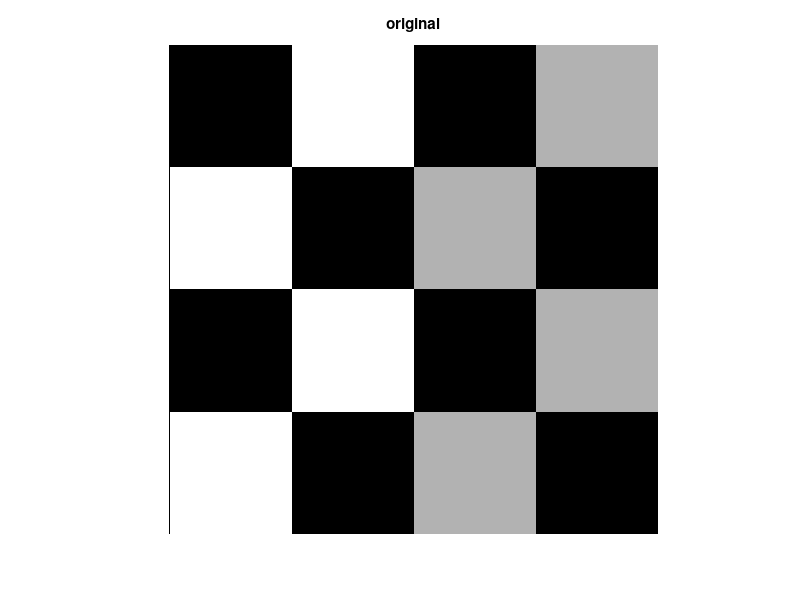
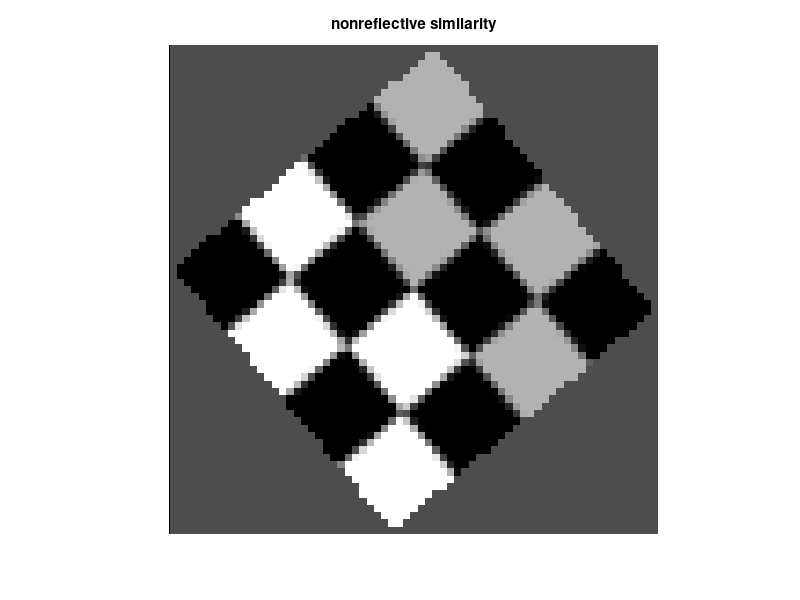
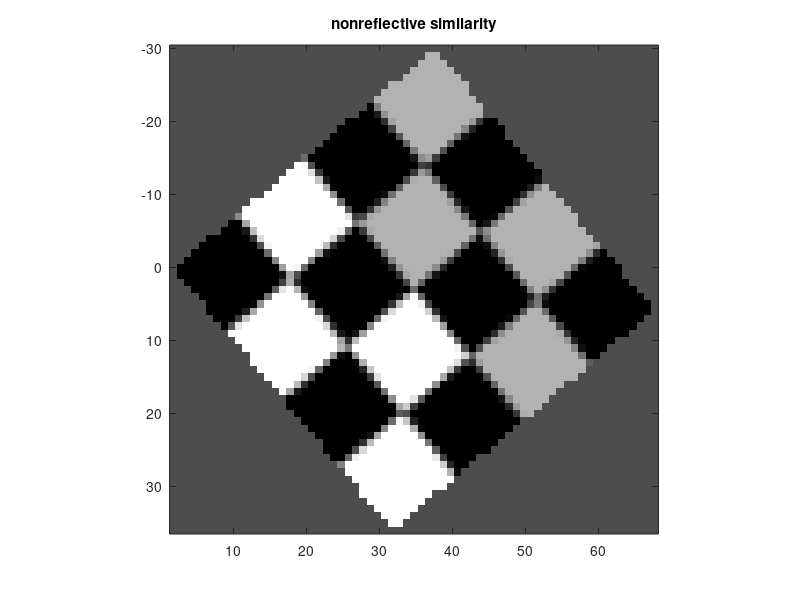
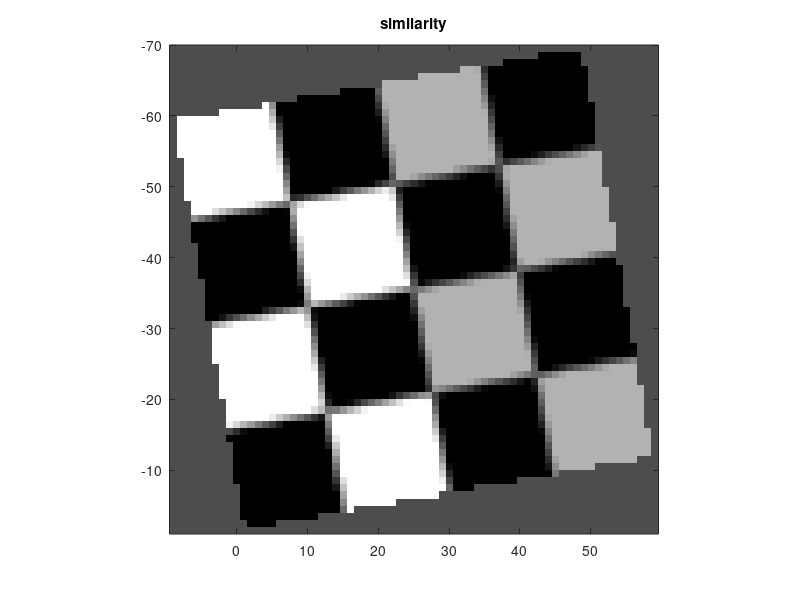

Write MATLAB code to recreate these figures, in order. (Note: this script raises an error after producing the figures.)
%% Creating a Gallery of Transformed Images
% This example shows many properties of geometric transformations by applying
% different transformations to a checkerboard image.

% Copyright 1993-2012 The MathWorks, Inc.

%% Overview
% A two-dimensional geometric transformation is a mapping that associates each
% point in a Euclidean plane with another point in a Euclidean plane. In these
% examples, the geometric transformation is defined by a rule that tells how to
% map the point with Cartesian coordinates (x,y) to another point with Cartesian
% coordinates (u,v). A checkerboard pattern is helpful in visualizing a
% coordinate grid in the plane of the input image and the type of distortion
% introduced by each transformation.

%% Image 1: Create Checkerboard
% |checkerboard| produces an image that has rectangular tiles and four unique
% corners, which makes it easy to see how the checkerboard image gets
% distorted by geometric transformations.
%
% After you have run this example once, try changing the image |I| to a larger
% checkerboard, or to your favorite image.

I = checkerboard(10,2); 
imshow(I)
title('original')

%% Image 2: Apply Nonreflective Similarity to Checkerboard
% Nonreflective similarity transformations may include a rotation, a scaling, and a
% translation. Shapes and angles are preserved. Parallel lines remain
% parallel. Straight lines remain straight.

%%
% For a nonreflective similarity, 
%
% $$[\begin{array}{c c}u\ v\end{array}] = [\begin{array}{c c}x\ y\ 1\end{array}]\,T$$

%%
% |T| is a 3-by-2 matrix that depends on 4 parameters.

% Try varying these 4 parameters.
scale = 1.2;       % scale factor
angle = 40*pi/180; % rotation angle
tx = 0;            % x translation
ty = 0;            % y translation

sc = scale*cos(angle);
ss = scale*sin(angle);

T = [ sc -ss;
      ss  sc;
      tx  ty];

%% 
% Since nonreflective similarities are a subset of affine transformations,
% create a |tform| struct using:

t_nonsim = maketform('affine',T);
I_nonreflective_similarity = imtransform(I,t_nonsim,'FillValues',.3);

figure, imshow(I_nonreflective_similarity);
title('nonreflective similarity')

%%
% About Translation: If you change either |tx| or |ty| to a non-zero value,
% you will notice that it has no effect on the output image. If you want to
% see the coordinates that correspond to your transformation, including the
% translation, try this:

[I_nonreflective_similarity,xdata, ydata] = imtransform(I,t_nonsim,'FillValues',.3);

figure, imshow(I_nonreflective_similarity,'XData',xdata,'YData',ydata)
axis on
title('nonreflective similarity')

%%
% Notice that |xdata| and |ydata| reveal the translation. To specify what part
% of the output image you want to see, use the 'XData' and 'YData' parameters
% in the |imtransform| function.

%% Image 3: Apply Similarity to Checkerboard
% In a similarity transformation, similar triangles map to similar
% triangles. Nonreflective similarity transformations are a subset of similarity
% transformations.
%
% For a similarity, the equation is the same as for a nonreflective similarity:
%
% $$[\begin{array}{c c}u\ v\end{array}] = [\begin{array}{c c}x\ y\ 1\end{array}]\,T$$
%

%%
% |T| is a 3-by-2 matrix that depends on 4 parameters plus an optional reflection.

% Try varying these parameters.
scale = 1.5;        % scale factor
angle = 10*pi/180; % rotation angle
tx = 0;            % x translation
ty = 0;            % y translation
a = -1;            % -1 -> reflection, 1 -> no reflection

sc = scale*cos(angle);
ss = scale*sin(angle);

T = [   sc   -ss;
      a*ss  a*sc;
        tx    ty];

%% 
% Since similarities are a subset of affine transformations, create a |tform|
% struct using:

t_sim = maketform('affine',T);

% As in the translation example above, retrieve and display with xdata and ydata
% to reveal the reflection.
[I_similarity,xdata,ydata] = imtransform(I,t_sim,'FillValues',.3);

figure, imshow(I_similarity,'XData',xdata,'YData',ydata)
axis on
title('similarity')

%% Image 4: Apply Affine Transformation to Checkerboard
% In an affine transformation, the x and y dimensions can be scaled or sheared
% independently and there may be a translation, a reflection, and/or a
% rotation. Parallel lines remain parallel. Straight lines remain
% straight. Similarities are a subset of affine transformations.
% 
% For an affine transformation, the equation is the same as for a similarity and
% nonreflective similarity:
%
% $$[\begin{array}{c c}u\ v\end{array}] = [\begin{array}{c c}x\ y\ 1\end{array}]\,T$$
%
% |T| is 3-by-2 matrix, where all six elements can be different.

% Try varying any of the six elements of T.
T = [1  0.3; 
     1    1;
     0    0];
t_aff = maketform('affine',T);
I_affine = imtransform(I,t_aff,'FillValues',.3);

figure, imshow(I_affine)
title('affine')

%% Image 5: Apply Projective Transformation to Checkerboard
% In a projective transformation, quadrilaterals map to quadrilaterals.
% Straight lines remain straight. Affine transformations are a subset of
% projective transformations.
%
% For a projective transformation: 
%
% $$[\,\begin{array}{c c}up\ vp\ wp\end{array}\,] = [\,\begin{array}{c c}x\ y\ w\end{array}\,]\,T$$
%
% $$u = \frac{up}{wp}$$ 
%
% $$v = \frac{vp}{wp}$$
%
% T is a 3-by-3 matrix, where all nine elements can be different.
%
% $$T = \left[\begin{array}{c c c}A\;D\;G\\B\;E\;H\\C\;F\;I\end{array}\right]$$
%
% The above matrix equation is equivalent to these two expressions:
%
% $$u = \frac{Ax + By + C}{Gx + Hy + I}$$
%
% $$v = \frac{Dx + Ey + F}{Gx + Hy + I}$$
%
% Try varying any of the nine elements of |T|.

T = [1  0 0.008; 
     1  1  0.01;
     0  0     1];
t_proj = maketform('projective',T);   
I_projective = imtransform(I,t_proj,'FillValues',.3);

figure, imshow(I_projective)
title('projective')

%% Image 6: Apply Polynomial Transformation to Checkerboard
% In a polynomial transformation, polynomials in x and y define the mapping.
%
% For a second-order polynomial transformation: 
%
% $$[\begin{array}{c c}u\ v\end{array}] = [\begin{array}{c c} 1\ x\ y\ x*y\ x^2\ y^2\end{array}]\,T$$
%
% Both u and v are second-order polynomials of x and y. Each second-order
% polynomial has six terms. To specify all coefficients, |T| has size 6-by-2.

xybase = reshape(randn(12,1),6,2);
t_poly = cp2tform(xybase,xybase,'polynomial',2);

% Try varying any of the twelve elements of T.
T =   [0     0;  
       1     0;
       0     1;
       0.001 0;
       0.02  0;
       0.01  0];
t_poly.tdata = T;
I_polynomial = imtransform(I,t_poly,'FillValues',.3);

figure, imshow(I_polynomial)
title('polynomial')

%% Image 7: Apply Piecewise Linear Transformation to Checkerboard
% In a piecewise linear transformation, affine transformations are applied
% separately to triangular regions of the image. In this example the
% triangular region at the upper-left of the image remains unchanged while
% the triangular region at the lower-right of the image is stretched.

xy_input = [10 10; 10 30; 30 30; 30 10]; 
xy_base =  [10 10; 10 30; 40 35; 30 10]; 
t_piecewise_linear = cp2tform(xy_input,xy_base,'piecewise linear'); 
I_piecewise_linear = imtransform(I,t_piecewise_linear);

figure, imshow(I_piecewise_linear)
title('piecewise linear')

%% Image 8: Apply Sinusoidal Transformation to Checkerboard
% This example and the following two examples show how you can create an
% explicit mapping |tmap_b| to associate each point in a regular grid (xi,yi)
% with a different point (u,v). This mapping |tmap_b| is used by |tformarray| to
% transform the image.

% locally varying with sinusoid
[nrows,ncols] = size(I);
[xi,yi] = meshgrid(1:ncols,1:nrows);
a1 = 5; % Try varying the amplitude of the sinusoids.
a2 = 3;
imid = round(size(I,2)/2); % Find index of middle element
u = xi + a1*sin(pi*xi/imid);
v = yi - a2*sin(pi*yi/imid);
tmap_B = cat(3,u,v);
resamp = makeresampler('linear','fill');
I_sinusoid = tformarray(I,[],resamp,[2 1],[1 2],[],tmap_B,.3);

figure, imshow(I_sinusoid)
title('sinusoid')

%% Image 9: Apply Barrel Transformation to Checkerboard
% Barrel distortion perturbs an image radially outward from its center.
% Distortion is greater farther from the center, resulting in convex sides.

% radial barrel distortion
xt = xi(:) - imid;
yt = yi(:) - imid;
[theta,r] = cart2pol(xt,yt);
a = .001; % Try varying the amplitude of the cubic term.
s = r + a*r.^3;
[ut,vt] = pol2cart(theta,s);
u = reshape(ut,size(xi)) + imid;
v = reshape(vt,size(yi)) + imid;
tmap_B = cat(3,u,v);
I_barrel = tformarray(I,[],resamp,[2 1],[1 2],[],tmap_B,.3);

figure, imshow(I_barrel)
title('barrel')

%% Image 10: Apply Pin Cushion Transformation to Checkerboard
% Pin-cushion distortion is the inverse of barrel distortion because the cubic
% term has a negative amplitude. Distortion is still greater farther from the
% center but it results in concave sides.

% radial pin cushion distortion
xt = xi(:) - imid;
yt = yi(:) - imid;
[theta,r] = cart2pol(xt,yt);
a = -.0005; % Try varying the amplitude of the cubic term.
s = r + a*r.^3;
[ut,vt] = pol2cart(theta,s);
u = reshape(ut,size(xi)) + imid;
v = reshape(vt,size(yi)) + imid;
tmap_B = cat(3,u,v);
I_pin = tformarray(I,[],resamp,[2 1],[1 2],[],tmap_B,.3);

figure, imshow(I_pin)
title('pin cushion')

%% Summary: Display All of the Geometric Transformations of Checkerboard

figure
subplot(5,2,1),imshow(I),title('original')
subplot(5,2,2),imshow(I_nonreflective_similarity),title('nonreflective similarity')
subplot(5,2,3),imshow(I_similarity),title('similarity')
subplot(5,2,4),imshow(I_affine),title('affine')
subplot(5,2,5),imshow(I_projective),title('projective')
subplot(5,2,6),imshow(I_polynomial),title('polynomial')
subplot(5,2,7),imshow(I_piecewise_linear),title('piecewise linear')
subplot(5,2,8),imshow(I_sinusoid),title('sinusoid')
subplot(5,2,9),imshow(I_barrel),title('barrel')
subplot(5,2,10),imshow(I_pin),title('pin cushion')

%%
% Note that |subplot| changes the scale of the images being displayed.


displayEndOfDemoMessage(mfilename)
